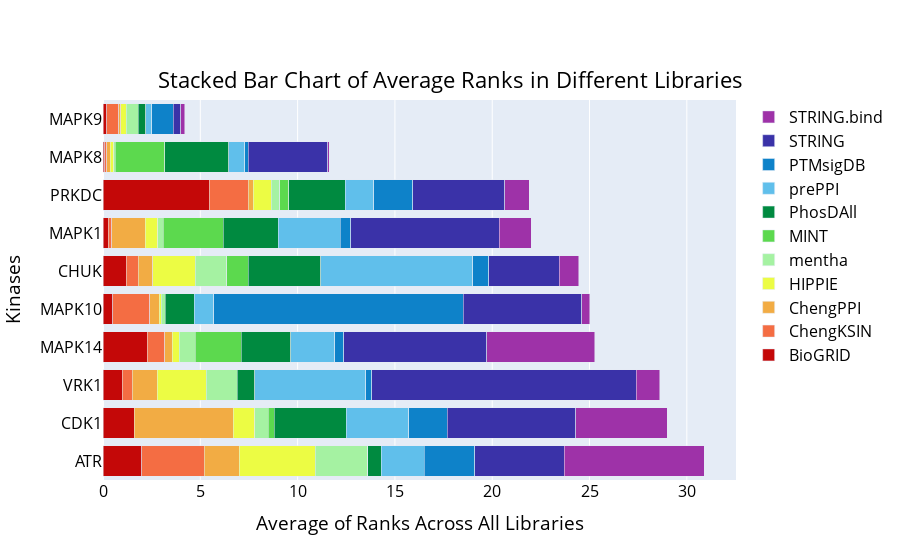

Notebook cell for this chart:
### Code cell
###### Plotting the mean rank data ######

kea3_fig = go.Figure(data = [go.Bar(name = k_lib, 
                                    x = k_lib_means[k_lib], 
                                    y = sorted_kins,
                                    marker = go.bar.Marker(color = k_lib_palette[k_lib]), 
                                    orientation = 'h') 
                             for k_lib in kea3libs_sorted])

kea3_fig.update_layout(barmode = 'stack')
kea3_fig.update_layout(
    title = {
        'text': 'Stacked Bar Chart of Average Ranks in Different Libraries',
        'y': 0.87,
        'x': 0.5,
        'xanchor': 'center',
        'yanchor': 'top',
    },
    xaxis_title = 'Average of Ranks Across All Libraries',
    yaxis_title = 'Kinases',
    font = dict(
        size = 16,
        color = 'black'
    )
)

kea3_fig.show()

### Figure 1 — Plotly figure (JSON) as saved in the notebook; plotly's stock layout.template omitted (floating-point values rounded to 4 significant figures)
{"data": [{"marker": {"color": "rgb(196, 8, 8)"}, "name": "BioGRID", "orientation": "h", "type": "bar", "x": [2, 1.6, 1, 2.273, 0.5, 1.182, 0.2727, 5.455, 0.09091, 0.2], "y": ["ATR", "CDK1", "VRK1", "MAPK14", "MAPK10", "CHUK", "MAPK1", "PRKDC", "MAPK8", "MAPK9"]}, {"marker": {"color": "rgb(244, 109, 67)"}, "name": "ChengKSIN", "orientation": "h", "type": "bar", "x": [3.2, 0, 0.5, 0.9091, 1.9, 0.6364, 0.1818, 2, 0.09091, 0.6], "y": ["ATR", "CDK1", "VRK1", "MAPK14", "MAPK10", "CHUK", "MAPK1", "PRKDC", "MAPK8", "MAPK9"]}, {"marker": {"color": "rgb(242, 172, 68)"}, "name": "ChengPPI", "orientation": "h", "type": "bar", "x": [1.8, 5.1, 1.3, 0.3636, 0.5, 0.7273, 1.727, 0.2727, 0.1818, 0.1], "y": ["ATR", "CDK1", "VRK1", "MAPK14", "MAPK10", "CHUK", "MAPK1", "PRKDC", "MAPK8", "MAPK9"]}, {"marker": {"color": "rgb(236, 252, 68)"}, "name": "HIPPIE", "orientation": "h", "type": "bar", "x": [3.9, 1.1, 2.5, 0.3636, 0.1, 2.182, 0.6364, 0.9091, 0.1818, 0.3], "y": ["ATR", "CDK1", "VRK1", "MAPK14", "MAPK10", "CHUK", "MAPK1", "PRKDC", "MAPK8", "MAPK9"]}, {"marker": {"color": "rgb(165, 242, 162)"}, "name": "mentha", "orientation": "h", "type": "bar", "x": [2.7, 0.7, 1.6, 0.8182, 0.2, 1.636, 0.2727, 0.4545, 0.09091, 0.6], "y": ["ATR", "CDK1", "VRK1", "MAPK14", "MAPK10", "CHUK", "MAPK1", "PRKDC", "MAPK8", "MAPK9"]}, {"marker": {"color": "rgb(92, 217, 78)"}, "name": "MINT", "orientation": "h", "type": "bar", "x": [0, 0.3, 0, 2.364, 0, 1.091, 3.091, 0.4545, 2.545, 0], "y": ["ATR", "CDK1", "VRK1", "MAPK14", "MAPK10", "CHUK", "MAPK1", "PRKDC", "MAPK8", "MAPK9"]}, {"marker": {"color": "rgb(0, 138, 64)"}, "name": "PhosDAll", "orientation": "h", "type": "bar", "x": [0.7, 3.7, 0.9, 2.545, 1.5, 3.727, 2.818, 2.909, 3.273, 0.4], "y": ["ATR", "CDK1", "VRK1", "MAPK14", "MAPK10", "CHUK", "MAPK1", "PRKDC", "MAPK8", "MAPK9"]}, {"marker": {"color": "rgb(96, 191, 235)"}, "name": "prePPI", "orientation": "h", "type": "bar", "x": [2.2, 3.2, 5.7, 2.273, 1, 7.818, 3.182, 1.455, 0.8182, 0.3], "y": ["ATR", "CDK1", "VRK1", "MAPK14", "MAPK10", "CHUK", "MAPK1", "PRKDC", "MAPK8", "MAPK9"]}, {"marker": {"color": "rgb(14, 130, 201)"}, "name": "PTMsigDB", "orientation": "h", "type": "bar", "x": [2.6, 2, 0.3, 0.4545, 12.8, 0.8182, 0.5455, 2, 0.1818, 1.1], "y": ["ATR", "CDK1", "VRK1", "MAPK14", "MAPK10", "CHUK", "MAPK1", "PRKDC", "MAPK8", "MAPK9"]}, {"marker": {"color": "rgb(58, 50, 168)"}, "name": "STRING", "orientation": "h", "type": "bar", "x": [4.6, 6.6, 13.6, 7.364, 6.1, 3.636, 7.636, 4.727, 4.091, 0.4], "y": ["ATR", "CDK1", "VRK1", "MAPK14", "MAPK10", "CHUK", "MAPK1", "PRKDC", "MAPK8", "MAPK9"]}, {"marker": {"color": "rgb(158, 50, 168)"}, "name": "STRING.bind", "orientation": "h", "type": "bar", "x": [7.2, 4.7, 1.2, 5.545, 0.4, 1, 1.636, 1.273, 0.09091, 0.2], "y": ["ATR", "CDK1", "VRK1", "MAPK14", "MAPK10", "CHUK", "MAPK1", "PRKDC", "MAPK8", "MAPK9"]}], "layout": {"barmode": "stack", "font": {"color": "black", "size": 16}, "title": {"text": "Stacked Bar Chart of Average Ranks in Different Libraries", "x": 0.5, "xanchor": "center", "y": 0.87, "yanchor": "top"}, "xaxis": {"title": {"text": "Average of Ranks Across All Libraries"}}, "yaxis": {"title": {"text": "Kinases"}}}}
